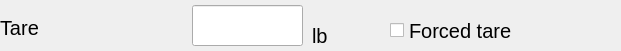
    <widget class="QWidget" name="gbTare" native="true">
     <property name="geometry">
      <rect>
       <x>30</x>
       <y>230</y>
       <width>621</width>
       <height>51</height>
      </rect>
     </property>
     <property name="sizePolicy">
      <sizepolicy hsizetype="Fixed" vsizetype="Fixed">
       <horstretch>0</horstretch>
       <verstretch>0</verstretch>
      </sizepolicy>
     </property>
     <property name="font">
      <font>
       <pointsize>15</pointsize>
      </font>
     </property>
     <widget class="QLabel" name="lblTare">
      <property name="geometry">
       <rect>
        <x>0</x>
        <y>9</y>
        <width>191</width>
        <height>31</height>
       </rect>
      </property>
      <property name="sizePolicy">
       <sizepolicy hsizetype="Fixed" vsizetype="Fixed">
        <horstretch>0</horstretch>
        <verstretch>0</verstretch>
       </sizepolicy>
      </property>
      <property name="font">
       <font>
        <pointsize>15</pointsize>
       </font>
      </property>
      <property name="text">
       <string notr="true">Tare</string>
      </property>
      <property name="alignment">
       <set>Qt::AlignBottom|Qt::AlignLeading|Qt::AlignLeft</set>
      </property>
     </widget>
     <widget class="hobart::numericLineEdit" name="txtTare">
      <property name="geometry">
       <rect>
        <x>192</x>
        <y>5</y>
        <width>111</width>
        <height>41</height>
       </rect>
      </property>
      <property name="sizePolicy">
       <sizepolicy hsizetype="Fixed" vsizetype="Fixed">
        <horstretch>0</horstretch>
        <verstretch>0</verstretch>
       </sizepolicy>
      </property>
      <property name="minimumSize">
       <size>
        <width>111</width>
        <height>41</height>
       </size>
      </property>
      <property name="maximumSize">
       <size>
        <width>111</width>
        <height>41</height>
       </size>
      </property>
      <property name="font">
       <font>
        <pointsize>19</pointsize>
       </font>
      </property>
      <property name="maxLength">
       <number>10</number>
      </property>
     </widget>
     <widget class="QCheckBox" name="chkForcedTare">
      <property name="geometry">
       <rect>
        <x>390</x>
        <y>10</y>
        <width>201</width>
        <height>41</height>
       </rect>
      </property>
      <property name="sizePolicy">
       <sizepolicy hsizetype="Fixed" vsizetype="Fixed">
        <horstretch>0</horstretch>
        <verstretch>0</verstretch>
       </sizepolicy>
      </property>
      <property name="minimumSize">
       <size>
        <width>201</width>
        <height>41</height>
       </size>
      </property>
      <property name="maximumSize">
       <size>
        <width>201</width>
        <height>41</height>
       </size>
      </property>
      <property name="font">
       <font>
        <pointsize>15</pointsize>
       </font>
      </property>
      <property name="text">
       <string>Forced tare</string>
      </property>
     </widget>
     <widget class="QLabel" name="lblTareUnitSymbol">
      <property name="geometry">
       <rect>
        <x>312</x>
        <y>20</y>
        <width>31</width>
        <height>31</height>
       </rect>
      </property>
      <property name="sizePolicy">
       <sizepolicy hsizetype="Fixed" vsizetype="Fixed">
        <horstretch>0</horstretch>
        <verstretch>0</verstretch>
       </sizepolicy>
      </property>
      <property name="minimumSize">
       <size>
        <width>31</width>
        <height>31</height>
       </size>
      </property>
      <property name="maximumSize">
       <size>
        <width>31</width>
        <height>31</height>
       </size>
      </property>
      <property name="font">
       <font>
        <pointsize>15</pointsize>
       </font>
      </property>
      <property name="toolTip">
       <string notr="true"/>
      </property>
      <property name="statusTip">
       <string notr="true"/>
      </property>
      <property name="text">
       <string notr="true">lb</string>
      </property>
      <property name="alignment">
       <set>Qt::AlignLeading|Qt::AlignLeft|Qt::AlignVCenter</set>
      </property>
     </widget>
    </widget>
